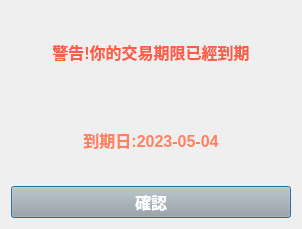
<?xml version="1.0" encoding="UTF-8"?>
<ui version="4.0">
 <class>Dialog_DeadLine</class>
 <widget class="QDialog" name="Dialog_DeadLine">
  <property name="geometry">
   <rect>
    <x>0</x>
    <y>0</y>
    <width>302</width>
    <height>229</height>
   </rect>
  </property>
  <property name="windowTitle">
   <string>Dialog</string>
  </property>
  <property name="windowIcon">
   <iconset>
    <normaloff>Images/binance.png</normaloff>Images/binance.png</iconset>
  </property>
  <property name="styleSheet">
   <string notr="true">background: qlineargradient(x1: 0, y1: 0, x2: 1, y2: 1,
                                    stop: 0 #4c4c4c, stop: 1 #1f1f1f);</string>
  </property>
  <layout class="QVBoxLayout" name="verticalLayout_2">
   <item>
    <layout class="QVBoxLayout" name="verticalLayout">
     <item>
      <widget class="QLabel" name="label_title">
       <property name="font">
        <font>
         <pointsize>12</pointsize>
         <bold>true</bold>
        </font>
       </property>
       <property name="styleSheet">
        <string notr="true">color: rgb(255, 92, 70);
background-color: rgba(255, 255, 255,0);</string>
       </property>
       <property name="text">
        <string>警告!你的交易期限已經到期</string>
       </property>
       <property name="alignment">
        <set>Qt::AlignCenter</set>
       </property>
      </widget>
     </item>
     <item>
      <widget class="QLabel" name="label_2_date">
       <property name="font">
        <font>
         <pointsize>12</pointsize>
         <bold>true</bold>
        </font>
       </property>
       <property name="styleSheet">
        <string notr="true">color: rgb(255, 129, 97);
background-color: rgba(255, 255, 255,0);</string>
       </property>
       <property name="text">
        <string>到期日:2023-05-04</string>
       </property>
       <property name="alignment">
        <set>Qt::AlignCenter</set>
       </property>
      </widget>
     </item>
    </layout>
   </item>
   <item>
    <layout class="QHBoxLayout" name="horizontalLayout">
     <item>
      <widget class="QPushButton" name="pushButton_accept">
       <property name="font">
        <font>
         <pointsize>12</pointsize>
         <bold>true</bold>
        </font>
       </property>
       <property name="styleSheet">
        <string notr="true">color: rgb(255, 255, 255);
background-color: rgb(167, 167, 167);</string>
       </property>
       <property name="text">
        <string>確認</string>
       </property>
      </widget>
     </item>
    </layout>
   </item>
  </layout>
 </widget>
 <resources/>
 <connections/>
</ui>
